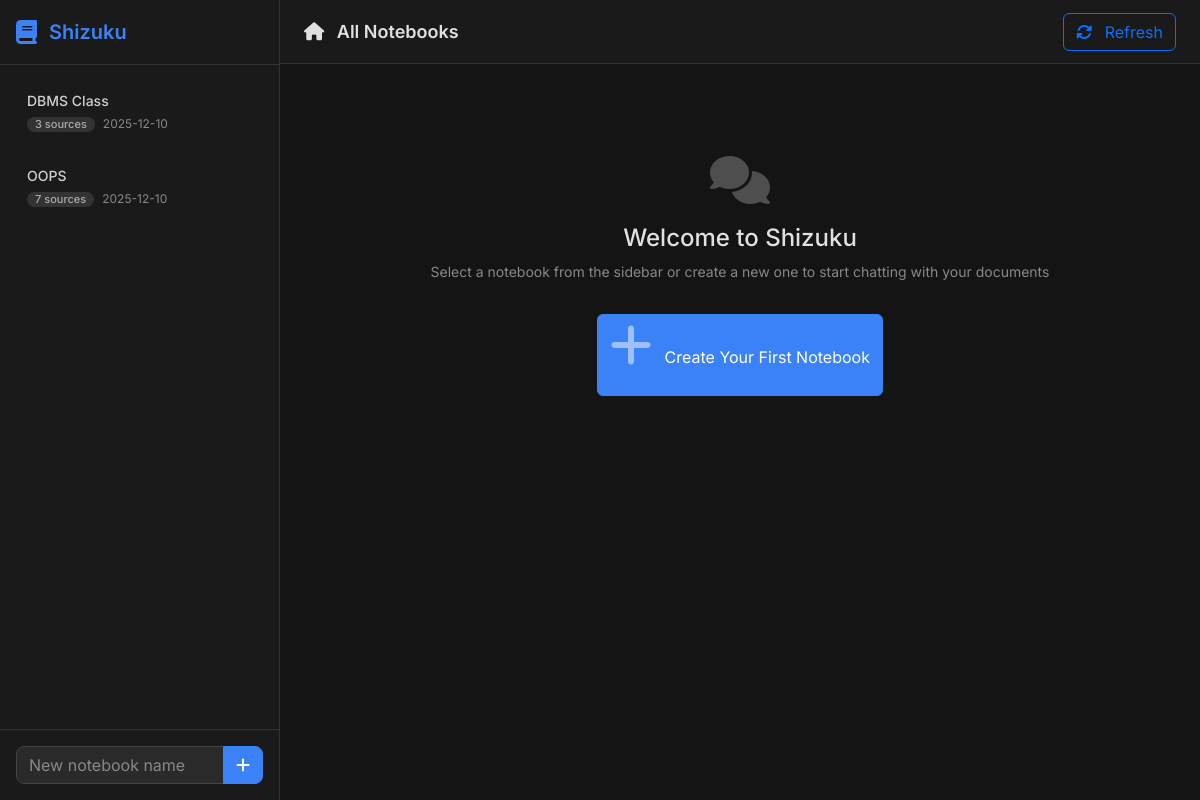
Before: / with the older database file.
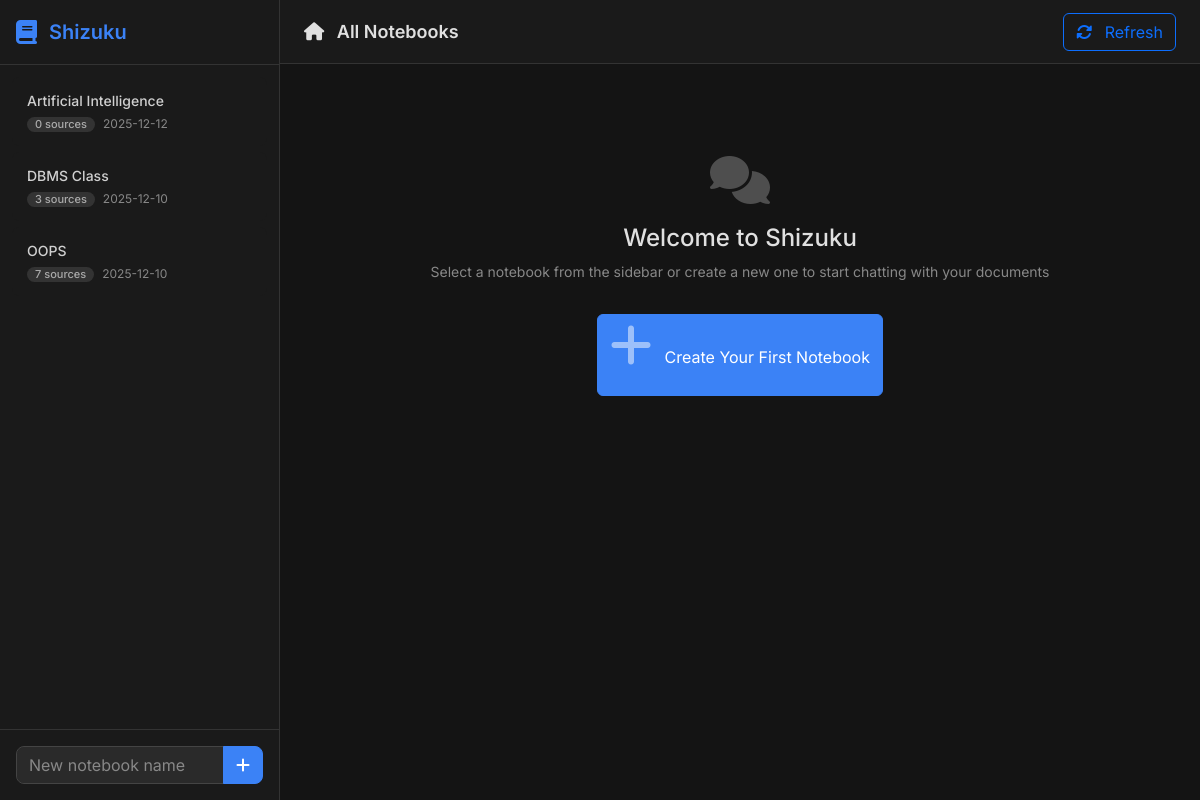
After: the same page with the newer database file.
### tables this page shows
CREATE TABLE notebooks (
                id INTEGER PRIMARY KEY AUTOINCREMENT,
                subject TEXT NOT NULL
            , created_at TIMESTAMP);

### app.py (the view)
@app.route('/')
def index():
    with sqlite3.connect(DB_NAME) as conn:
        conn.row_factory = sqlite3.Row
        c = conn.cursor()
        c.execute(
            'SELECT id, subject, created_at FROM notebooks ORDER BY created_at DESC')
        notebooks = c.fetchall()
        notebooks_with_counts = []
        for nb in notebooks:
            c.execute(
                'SELECT COUNT(*) FROM materials WHERE notebook_id = ?', (nb['id'],))
            count = c.fetchone()[0]
            d = dict(nb)
            d['material_count'] = count
            notebooks_with_counts.append(d)
    return render_template('index.html', notebooks=notebooks_with_counts)

### templates/index.html (shortened to what this page needs)
{% extends 'base.html' %}
{% block sidebar %}
<div class="sidebar resizable">
    <div class="sidebar-header">
        <i class="fas fa-book" style="font-size: 24px; color: #3b82f6;"></i>
        <h1>Shizuku</h1>
    </div>
    <div class="notebooks-list">
        {% if notebooks %}
        {% for nb in notebooks %}
        <div class="notebook-item {% if nb['id'] == request.view_args.get('nb_id') %}active{% endif %}"
            oncontextmenu="showContextMenu(event, {{ nb['id'] }}, '{{ nb['subject']|replace("'", "\\'") }}')"
            onclick="location.href='{{ url_for('notebook', nb_id=nb['id']) }}'">
            <div class="title">{{ nb['subject'] }}</div>
            <div class="meta">
                <span class="badge">{{ nb['material_count'] }} source{{ 's' if nb['material_count'] != 1 else ''
                    }}</span>
                <span>{{ nb['created_at'][:10] if nb['created_at'] else '' }}</span>
            </div>
        </div>
        {% endfor %}
        {% else %}
        <div class="empty-state">
            <i class="fas fa-book-open"></i>
            <h4>No notebooks yet</h4>
            <p>Create your first notebook to get started</p>
        </div>
        {% endif %}
    </div>
    <div class="sidebar-footer">
        <form method="POST" action="{{ url_for('create_notebook') }}" id="createNotebookForm">
            <div class="input-group">
                <input type="text" name="subject" class="form-control" placeholder="New notebook name" required
                    style="border-radius: 8px 0 0 8px; background-color: #2a2a2a; border-color: #444; color: #e0e0e0;">
                <button class="btn btn-primary" type="submit"
                    style="border-radius: 0 8px 8px 0; background-color: #3b82f6; border-color: #3b82f6;">
                    <i class="fas fa-plus"></i>
                </button>
            </div>
        </form>
    </div>
</div>
{% endblock %}
{% block navbar %}
<div class="navbar">
    <div class="navbar-title">
        <i class="fas fa-home me-2"></i>
        All Notebooks
    </div>
    <div class="navbar-actions">
        <button class="btn btn-outline-primary" onclick="refreshPage()">
            <i class="fas fa-sync-alt me-2"></i>
            Refresh
        </button>
    </div>
</div>
{% endblock %}
{% block chat_area %}
<div class="chat-area">
    <div class="chat-history">
        <div class="empty-state">
            <i class="fas fa-comments"></i>
            <h4>Welcome to Shizuku</h4>
            <p>Select a notebook from the sidebar or create a new one to start chatting with your documents</p>
            <button class="btn btn-primary mt-3" onclick="focusNotebookInput()"
                style="background-color: #3b82f6; border-color: #3b82f6;">
                <i class="fas fa-plus me-2"></i>
                Create Your First Notebook
            </button>
        </div>
    </div>
</div>
{% endblock %}

### templates/base.html (shortened to what this page needs)
<!DOCTYPE html>
<html lang="en">
<head>
    <link href="https://cdn.jsdelivr.net/npm/bootstrap@5.3.0/dist/css/bootstrap.min.css" rel="stylesheet">
    <link rel="stylesheet" href="https://cdnjs.cloudflare.com/ajax/libs/font-awesome/6.4.0/css/all.min.css">
    <link rel="stylesheet" href="https://cdnjs.cloudflare.com/ajax/libs/highlight.js/11.8.0/styles/github.min.css">
    <link href="https://cdn.jsdelivr.net/npm/quill@2.0.2/dist/quill.snow.css" rel="stylesheet">
</head>
<body>
    <div class="app-container">
        {% block sidebar %}{% endblock %}
        <div class="main-content">
            {% block navbar %}{% endblock %}
            <div class="content-area">
                {% block chat_area %}{% endblock %}
            </div>
        </div>
    </div>
</body>
</html>

### templates/base.html (style rules this page uses)
:root { --primary: #1a73e8; --primary-light: #e8f0fe; --secondary: #5f6368; --bg-light: #f8f9fa; --bg-white: #ffffff; --border: #dadce0; --success: #0b8043; --warning: #f29900; --danger: #d93025; --shadow-sm: 0 1px 2px rgba(0, 0, 0, 0.1); --shadow: 0 2px 10px rgba(0, 0, 0, 0.1); --shadow-lg: 0 4px 20px rgba(0, 0, 0, 0.15); --radius-sm: 8px; --radius: 12px; --radius-lg: 16px; }
* { margin: 0; padding: 0; box-sizing: border-box; }
body { font-family: 'Inter', sans-serif; background: #141414; color: #e0e0e0; height: 100vh; overflow: hidden; font-weight: 400; font-size: 14px; line-height: 1.5; }
.app-container { display: flex; height: 100vh; }
.resizable { position: relative; }
.sidebar { width: 280px; min-width: 200px; max-width: 400px; background: #1a1a1a; border-right: 1px solid #333; display: flex; flex-direction: column; height: 100%; box-shadow: var(--shadow-sm); position: relative; }
.sidebar-header { padding: 20px 16px; border-bottom: 1px solid #333; display: flex; align-items: center; gap: 12px; }
.sidebar-header h1 { font-size: 20px; font-weight: 600; color: #3b82f6; margin: 0; }
.notebooks-list { flex: 1; overflow-y: auto; padding: 12px; }
.notebook-item { padding: 12px 14px; border-radius: var(--radius-sm); margin-bottom: 6px; cursor: pointer; transition: all 0.2s ease; border: 1px solid transparent; position: relative; background: #1a1a1a; color: #b0b0b0; }
.notebook-item .title { font-weight: 500; color: #d0d0d0; margin-bottom: 4px; font-size: 14px; }
.notebook-item .meta { font-size: 12px; color: #888; display: flex; align-items: center; gap: 8px; }
.notebook-item .badge { background: #333; color: #aaa; padding: 2px 8px; border-radius: 10px; font-size: 11px; font-weight: 500; }
.sidebar-footer { padding: 16px; border-top: 1px solid #333; }
.main-content { flex: 1; display: flex; flex-direction: column; overflow: hidden; }
.navbar { height: 64px; background: #1a1a1a; border-bottom: 1px solid #333; display: flex; align-items: center; justify-content: space-between; padding: 0 24px; box-shadow: var(--shadow-sm); }
.navbar-title { font-size: 18px; font-weight: 600; color: #e0e0e0; }
.navbar-actions { display: flex; gap: 12px; }
.content-area { flex: 1; display: flex; overflow: hidden; }
.chat-area { flex: 1; display: flex; flex-direction: column; background: #141414; position: relative; }
.chat-history { flex: 1; overflow-y: auto; padding: 32px 40px; scroll-behavior: smooth; }
.empty-state { text-align: center; padding: 60px 20px; color: #888; }
.empty-state i { font-size: 48px; margin-bottom: 20px; opacity: 0.5; }
.empty-state h4 { font-weight: 500; margin-bottom: 8px; color: #e0e0e0; }

### templates/index.html (style rules this page uses)
.sidebar .form-control::placeholder { color: #888; }

Changed rows visible on the page:
added notebooks: subject "Artificial Intelligence", material_count "0", material_count "s", created_at "2025-12-12"
